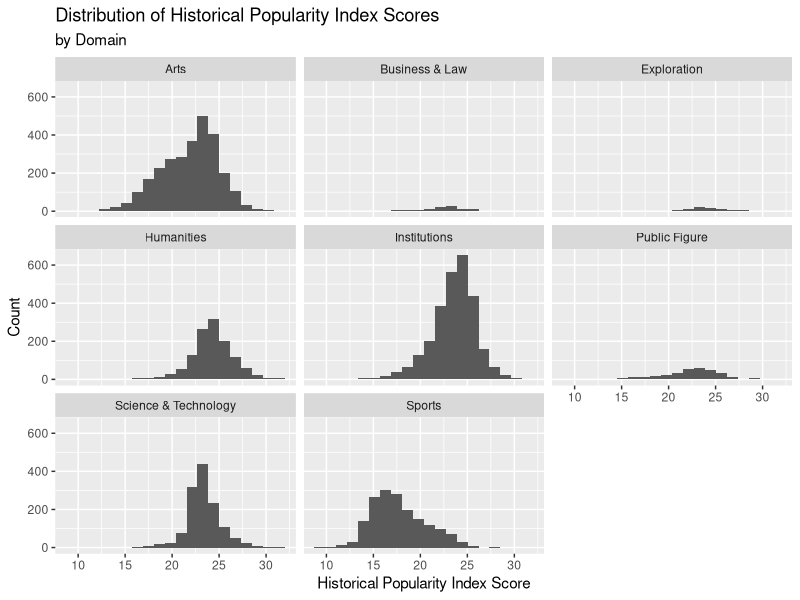
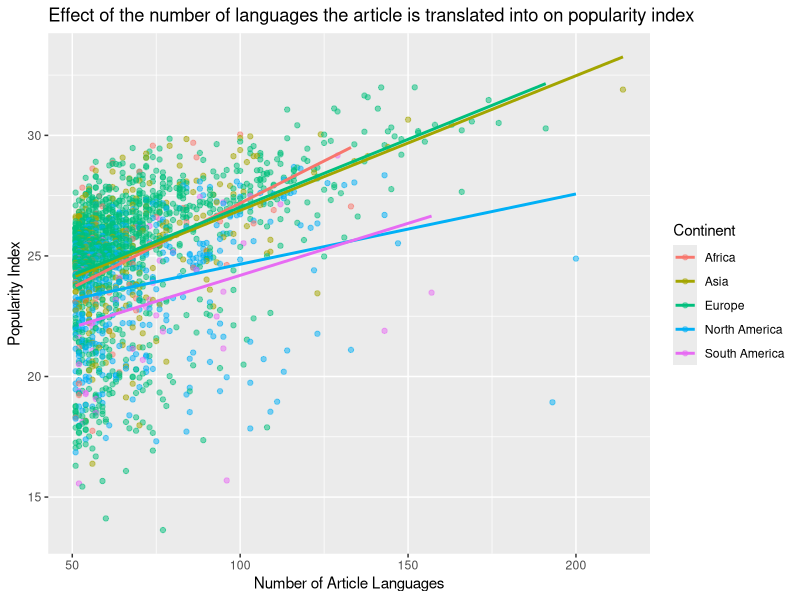

Recreate these plots in R, in order.
## ---- chunk 1
knitr::opts_chunk$set(echo = FALSE)
## ---- chunk 2
library(tidyverse)
library(broom)
## ---- chunk 3
panth <- read_csv("data/cdatabase.csv",
                  na = c("Unknown", "1237?", "530s"))
## ---- chunk 4
panth_mod <- na.omit(panth)

panth_mod %>%
  ncol()

panth_mod %>%
  nrow()
## ---- chunk 5
panth_mod %>%
  count(domain) %>%
  arrange(desc(n))

panth_mod %>%
  count(continent) %>%
  arrange(desc(n))
## ---- chunk 6
panth_mod %>%
  ggplot(mapping = aes(x = historical_popularity_index)) +
  geom_histogram(bins = 20) + 
  facet_wrap(~domain) +
  labs(title = "Distribution of Historical Popularity Index Scores", y = "Count", 
       x = "Historical Popularity Index Score", subtitle = "by Domain")

panth_mod %>%
  group_by(domain)%>%
  summarise(mean = mean(historical_popularity_index), 
            median = median(historical_popularity_index), 
            sd = sd(historical_popularity_index))
## ---- chunk 7
panth_mod %>%
  count(sex) %>%
  mutate(prop = n/sum(n))
## ---- chunk 8
m_pop_sex <- lm(historical_popularity_index ~ sex , data = panth_mod)
tidy(m_pop_sex) %>%
  select(term, estimate)
## ---- chunk 9
glance(m_pop_sex)$r.squared
## ---- chunk 10
panth_mod%>%
  filter(birth_year > 1920)%>%
  count(sex)%>%
  mutate(prop = n/sum(n))
## ---- chunk 11
m_pop_sex2 <- lm(historical_popularity_index ~ sex , data = panth_mod%>%filter(birth_year > 1920))
tidy(m_pop_sex2) %>%
  select(term, estimate)
## ---- chunk 12
panth_mod %>%
  filter(article_languages > 50 & continent != "Oceania")%>%
  ggplot(mapping = aes(y = historical_popularity_index, x = article_languages,
                       color = factor(continent))) + geom_point(alpha = .5) + 
    geom_smooth(method = "lm", se = FALSE)+
    labs(x = "Number of Article Languages", y = "Popularity Index", 
    title = "Effect of the number of languages the article is translated into on popularity index", color = "Continent") 
## ---- chunk 13
panth_mod %>%
  select(full_name, historical_popularity_index, article_languages, country) %>%
  filter(article_languages > 200)
## ---- chunk 14
panth_mod %>%
  select(full_name, historical_popularity_index, article_languages, country) %>%
  filter(historical_popularity_index < 20, article_languages > 175)
## ---- chunk 15
m_full <- lm(historical_popularity_index ~ sex +
               domain +
               article_languages +
               continent +
               continent * article_languages,
             data = panth_mod)
tidy(m_full) %>%
  select(term, estimate)
## ---- chunk 16
glance(m_full)$r.squared
## ---- chunk 17
selected_model <- step(m_full, direction = "backward")

tidy(selected_model) %>%
  select(term, estimate)

glance(m_full)$AIC
## ---- chunk 18
haversine <- function(long1, lat1, long2, lat2, round = 3) {
  # convert to radians
  long1 = long1 * pi / 180
  lat1  = lat1  * pi / 180
  long2 = long2 * pi / 180
  lat2  = lat2  * pi / 180
  
  R = 6371 # Earth mean radius in km
  
  a = sin((lat2 - lat1)/2)^2 + cos(lat1) * cos(lat2) * sin((long2 - long1)/2)^2
  d = R * 2 * asin(sqrt(a))
  
  return( round(d,round) ) # distance in km
}
## ---- chunk 19
panth_mod2 <- panth_mod%>%
  filter(domain == "Arts", continent == "Europe")%>%
  mutate(long.arts = longitude, lat.arts = latitude, name.arts = full_name)%>%
  head(300)%>%
  select(long.arts, lat.arts, name.arts, continent)

panth_mod3 <- panth_mod%>%
  filter(domain == "Science & Technology", continent == "Europe")%>%
  mutate(long.sci = longitude, lat.sci = latitude, name.sci = full_name)%>%
  head(300)%>%
  select(long.sci, lat.sci, name.sci, continent)

art_sci <- full_join(panth_mod2, panth_mod3, by = "continent")

art_sci <- art_sci%>%
  mutate(distance = haversine(long.arts, lat.arts, long.sci, lat.sci, round=3))
## ---- chunk 20
art_sci %>%
  select(distance,name.arts,name.sci) %>%
  arrange(distance)
## ---- chunk 21
art_sci_mindist <- art_sci %>%
  group_by(name.arts) %>%
  mutate(closest = min(distance)) 
  
art_sci_mindist%>%
  filter(closest == distance)%>%
  select(name.arts, closest, name.sci)
## ---- chunk 22
panth_mod4 <- panth_mod%>%
  filter(domain == "Humanities", continent == "Europe")%>%
  mutate(long.hum = longitude, lat.hum = latitude, name.hum = full_name)%>%
  head(300)%>%
  select(long.hum, lat.hum, name.hum, continent)

panth_mod5 <- panth_mod%>%
  filter(domain == "Arts", continent == "Europe")%>%
  mutate(long.arts = longitude, lat.arts = latitude, name.arts = full_name)%>%
  head(300)%>%
  select(long.arts, lat.arts, name.arts, continent)

hum_art <- full_join(panth_mod4, panth_mod5, by = "continent")

hum_art <- hum_art %>%
  mutate(distance = haversine(long.arts, lat.arts, long.hum, lat.hum, round=3))
## ---- chunk 23
hum_art %>%
  select(distance, name.arts, name.hum) %>%
  arrange(distance)
## ---- chunk 24
hum_art_mindist <- hum_art %>%
  group_by(name.arts) %>%
  mutate(closest = min(distance)) 
  
hum_art_mindist %>%
  filter(closest == distance)%>%
  select(name.arts, closest, name.hum)
